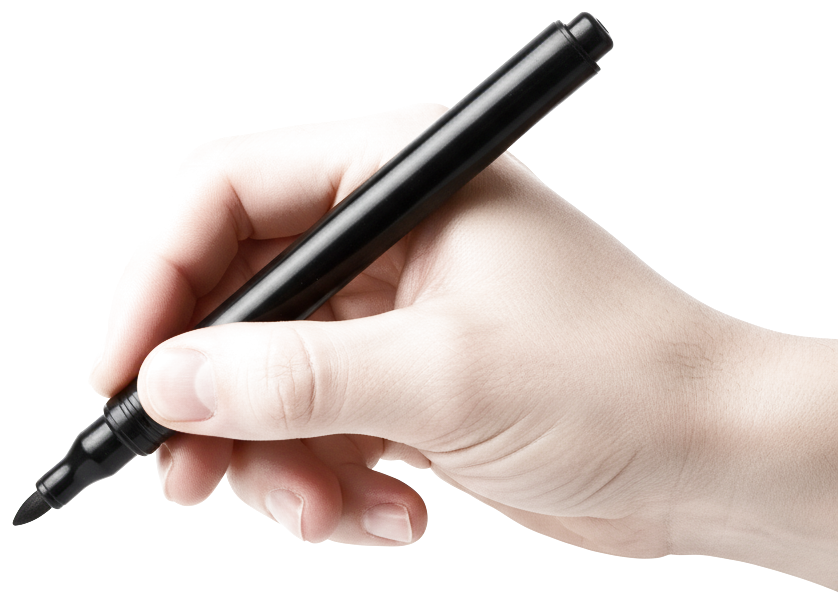
#> input picture spike/scene_engine/assets/hand_pen/asset.png, 838 x 603 px
$ python -i pseudo_speedpaint.py   (imports and definitions only)
#> lines starting #> are read from the running program, lines starting #| are printed output that depends on the picture; after the words box and inside, x2 and y2 are one past the last pixel; in counts of white or black regions, pixels touching at a corner belong together
"""Deterministic 'pseudo speedpaint' — no AI, no account, no GPU.

ONE continuous drawing pass that follows the pen along a zig-zag path across the
canvas: the pen inks the line-art outline at its tip, and full colour fills in
just behind it. The artwork is built along the stroke (not wiped in flat layers),
then the finished slide holds.
"""

from __future__ import annotations

import shutil
import subprocess
import tempfile
from pathlib import Path


def _ffmpeg() -> str:
    exe = shutil.which("ffmpeg")
    if exe:
        return exe
    import imageio_ffmpeg
    return imageio_ffmpeg.get_ffmpeg_exe()


def _line_art(img):
    """Crisp dark line-art (outline) of the slide on white."""
    from PIL import ImageFilter, ImageOps

    gray = ImageOps.grayscale(img)
    edges = gray.filter(ImageFilter.FIND_EDGES).filter(ImageFilter.MaxFilter(3))
    inv = ImageOps.invert(edges)
    return inv.point(lambda p: 35 if p < 110 else 255).convert("RGB")


def _pen_path(w: int, h: int, rows: int, step: int = 10):
    """Boustrophedon (zig-zag) path: left→right, drop a row, right→left, …"""
    pts: list[tuple[int, int]] = []
    band = h / rows
    for r in range(rows):
        y = int(band * (r + 0.5))
        xs = range(0, w + 1, step) if r % 2 == 0 else range(w, -1, -step)
        for x in xs:
            pts.append((x, y))
    return pts


def _draw_pen(draw, x: int, y: int) -> None:
    tip = (x, y)
    body = (x + 30, y - 84)
    draw.line([(x + 3, y + 4), (body[0] + 3, body[1] + 4)], fill=(0, 0, 0), width=10)  # shadow
    draw.line([tip, body], fill=(35, 35, 40), width=12)       # barrel
    draw.line([tip, body], fill=(120, 120, 130), width=4)     # highlight
    draw.polygon([(x - 7, y - 1), (x + 7, y + 1), (x, y + 14)], fill=(15, 15, 18))  # nib


def pseudo_speedpaint(
    image_path: str | Path,
    output_video: str | Path,
    draw_secs: float = 5.0,
    hold: float = 0.9,
    fps: int = 24,
    rows: int = 7,
) -> Path:
#> called with image_path = 'scene_engine/assets/hand_pen/asset.png', output_video = 'out.png', draw_secs = 5, hold = 0.9, fps = 24, rows = 7
    from PIL import Image, ImageDraw

    final = Image.open(str(image_path)).convert("RGB")
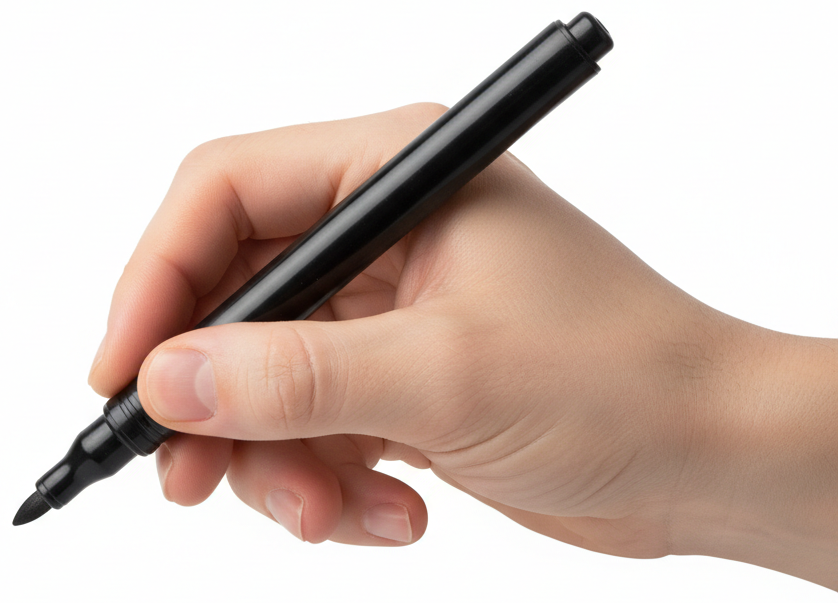
#> final: PIL image 838x603 RGB; mean R, G, B 209.1, 190.2, 181.3
    W, H = final.size
#> W = 838; H = 603
    white = Image.new("RGB", (W, H), (255, 255, 255))
#> white: PIL image 838x603 RGB; every value is 255
    try:
        sketch = _line_art(final)
#> in _line_art, `gray = ImageOps.grayscale(img)`:
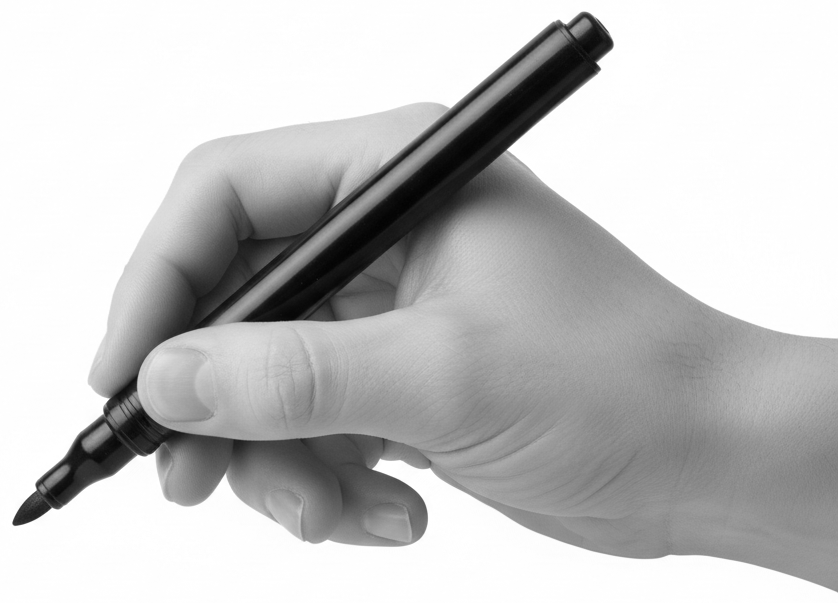
#> gray: PIL image 838x603 L; min 2, max 255, mean 194.9
#> in _line_art, `edges = gray.filter(ImageFilter.FIND_EDGES).filter(ImageFilter.MaxFilt..`:
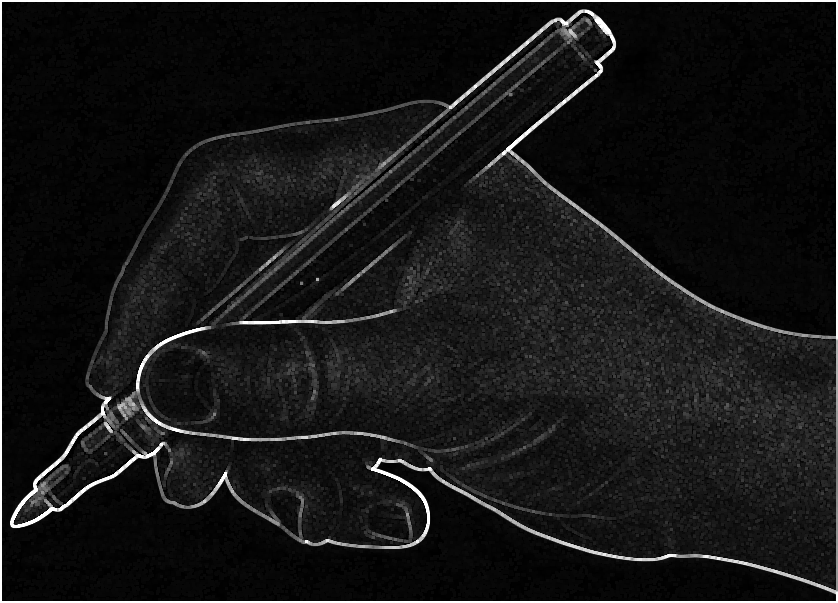
#> edges: PIL image 838x603 L; min 0, max 255, mean 22.7
#> in _line_art, `inv = ImageOps.invert(edges)`:
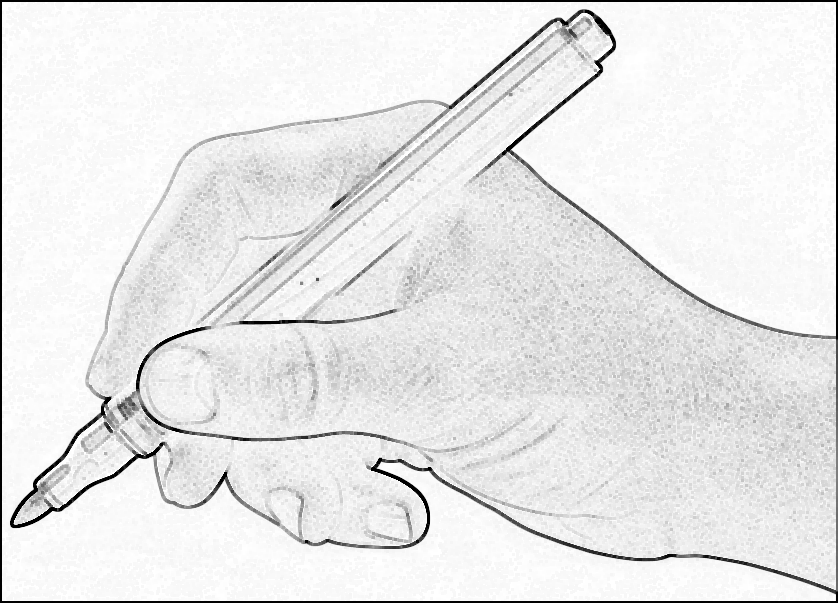
#> inv: PIL image 838x603 L; min 0, max 255, mean 232.3
#> in _line_art, `return inv.point(lambda p: 35 if p < 110 else 255).convert("RGB")`:
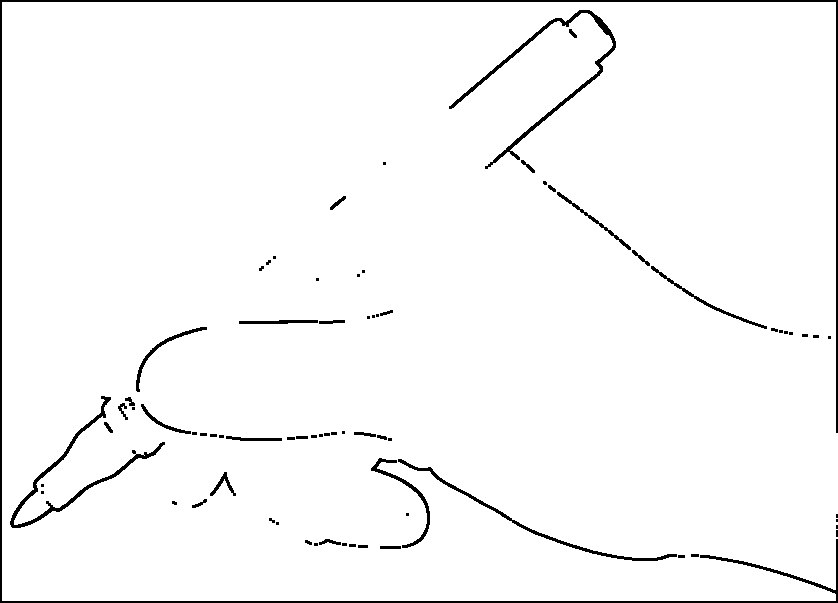
#> returned value: PIL image 838x603 RGB; values 35 (black) and 255 (white), 97.3% white; 75 black regions (38 under 20 px), largest, box (x1, y1, x2, y2) and area: (0, 0, 838, 603) 5979, (449, 10, 616, 169) 1569, (10, 396, 165, 528) 1360
    except Exception:
        sketch = final

    path = _pen_path(W, H, rows)
    M = len(path)
#> M = 588
    r = int(H / rows / 2) + 34          # brush radius so adjacent rows overlap
#> r = 77
    lead = max(1, int(0.14 * M))        # colour trails the ink tip by this much
#> lead = 82

    smask = Image.new("L", (W, H), 0)   # where the outline has been inked
#> smask: PIL image 838x603 L; every value is 0
    cmask = Image.new("L", (W, H), 0)   # where colour has filled in
    sdraw, cdraw = ImageDraw.Draw(smask), ImageDraw.Draw(cmask)

    def stamp(draw, i0: int, i1: int) -> None:
        for k in range(max(0, i0), min(M, i1)):
            x, y = path[k]
            draw.ellipse([x - r, y - r, x + r, y + r], fill=255)

    out = Path(output_video)
    out.parent.mkdir(parents=True, exist_ok=True)
    tmp = Path(tempfile.mkdtemp())
    idx = 0

    N = max(1, int(draw_secs * fps))
    sprev = cprev = 0
    for i in range(N):
        tip = int((i + 1) / N * M)
        cidx = max(0, tip - lead)
        stamp(sdraw, sprev, tip); sprev = tip
        stamp(cdraw, cprev, cidx); cprev = cidx
        layer = Image.composite(sketch, white, smask)   # ink the outline on white
        comp = Image.composite(final, layer, cmask)      # colour fills behind the tip
        _draw_pen(ImageDraw.Draw(comp), *path[min(tip, M - 1)])
        comp.save(tmp / f"f{idx:04d}.png"); idx += 1
#> this loop made 120 passes
#> pass 1, in pseudo_speedpaint, `comp.save(tmp / f'f{idx:04d}.png')`:
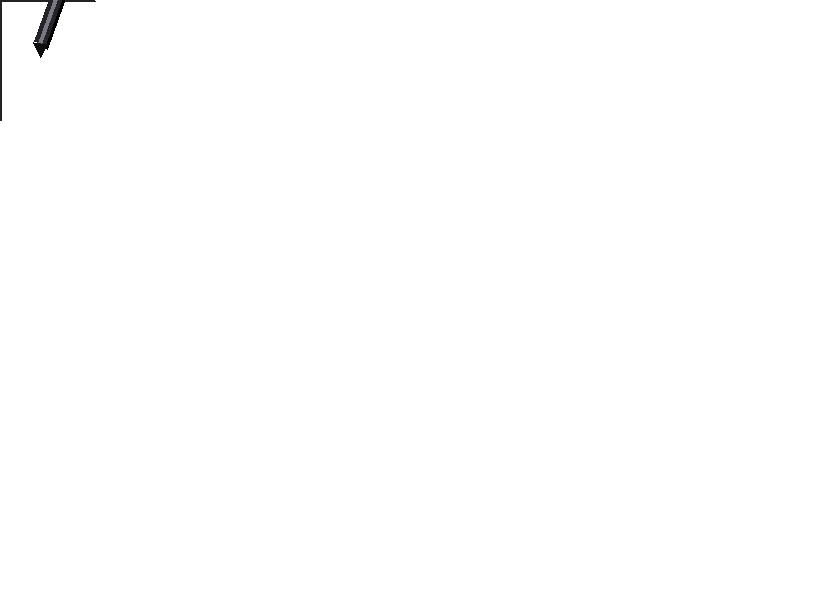
#> saved as f0000.png: PIL image 838x603 RGB; mean R, G, B 254.5, 254.5, 254.5
#> pass 2, in pseudo_speedpaint, `comp.save(tmp / f'f{idx:04d}.png')`:
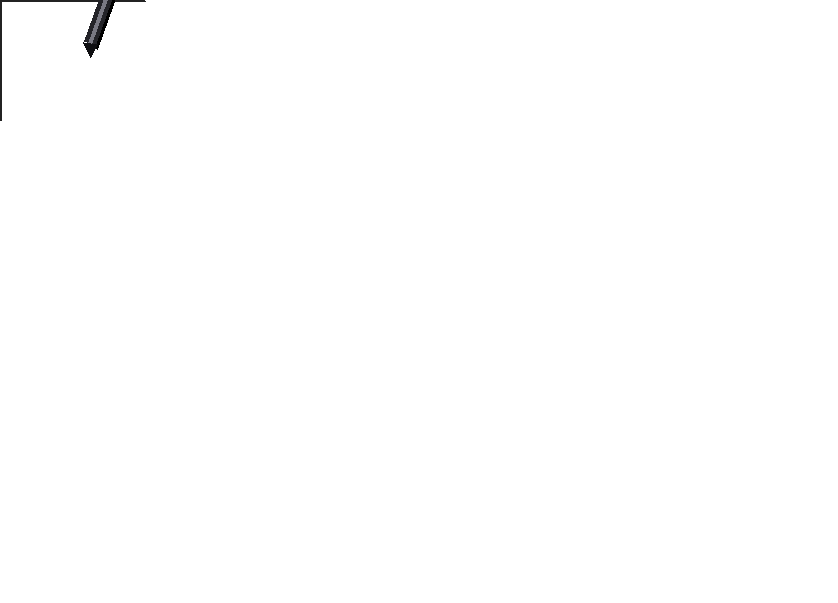
#> saved as f0001.png: PIL image 838x603 RGB; mean R, G, B 254.4, 254.4, 254.4
#> after the loop, idx = 120

    for _ in range(int(hold * fps)):     # hold the finished slide
        final.save(tmp / f"f{idx:04d}.png"); idx += 1
#> after the loop, idx = 141

    cmd = [
        _ffmpeg(), "-y", "-framerate", str(fps), "-i", str(tmp / "f%04d.png"),
        "-pix_fmt", "yuv420p", "-vf", "scale=1280:720", "-c:v", "libx264", str(out),
    ]
    subprocess.run(cmd, check=True, capture_output=True)
    shutil.rmtree(tmp, ignore_errors=True)
    return out

#> (the run stopped early here; a loop or call above may not have finished)
